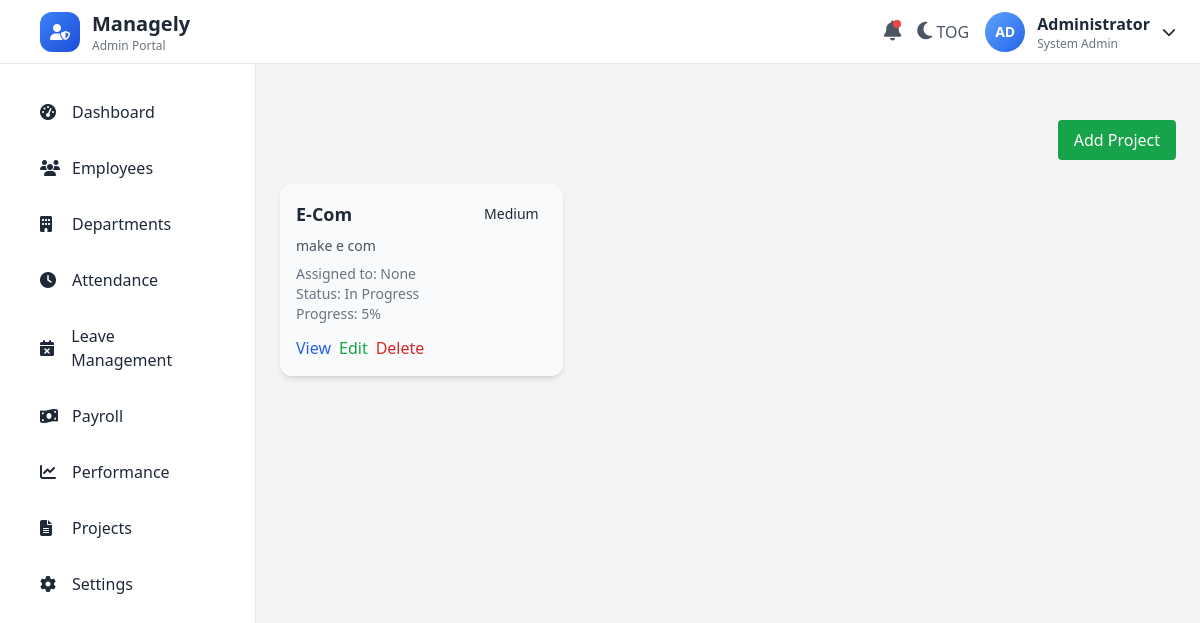
Before: /adminportal/projects/ (signed in) with the older database file.
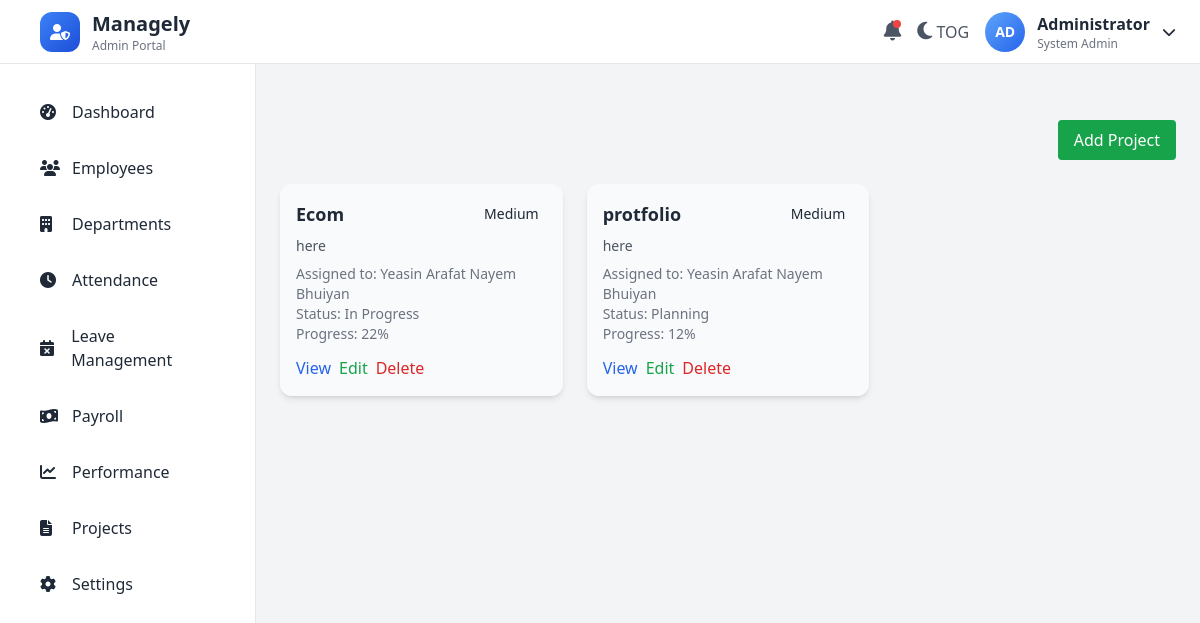
After: the same page with the newer database file.
### employees/models.py (models this page shows, shortened)
class Project(models.Model):
    title = models.CharField(max_length=100)
    description = models.TextField()
    assigned_to = models.ForeignKey(EmployeeProfile, on_delete=models.CASCADE)
    assigned_by = models.CharField(max_length=100)
    progress = models.PositiveIntegerField(default=0)
    due_date = models.DateField()
    priority = models.CharField(max_length=10, choices=PRIORITY_CHOICES, default="Medium")
    status = models.CharField(max_length=20, choices=STATUS_CHOICES, default="Planning")

### accounts/models.py (models this page shows, shortened)
class EmployeeProfile(models.Model):
    employee_id = models.CharField(max_length=20, unique=True, blank=True)
    full_name = models.CharField(max_length=100, blank=True, null=True)
    phone = models.CharField(max_length=15)
    department = models.CharField(max_length=50, blank=True, null=True)
    avatar = models.ImageField(upload_to='avatars/', blank=True, null=True)
    password = models.CharField(max_length=128)  # store raw for now
    first_login = models.BooleanField(default=True)
    temp_password = models.CharField(max_length=20, blank=True)  # one-time password
    email = models.EmailField(blank=True, null=True)
    is_active = models.BooleanField(default=True)

### adminpanel/views.py (the view)
# urls.py: path("projects/", views.admin_project_list, name="admin_project_list"),
@login_required
def admin_project_list(request):
    if not request.user.is_staff:
        return redirect('dashboard')
    projects = Project.objects.select_related('assigned_to').all()
    context = {
        "projects": projects,
    }
    return render(request, "admin_project_list.html", context)

### adminpanel/templates/admin_project_list.html (shortened to what this page needs)
{% load static %}
<!DOCTYPE html>
<html lang="en" class="light">
<head>
    <script src="https://cdn.tailwindcss.com"></script>
    <link rel="stylesheet" href="{% static 'css/theme.css' %}">
</head>
<body class="bg-gray-100 dark:bg-gray-900 text-gray-800 dark:text-gray-100 font-sans transition-colors duration-300">
{% include 'adminsidetopbar.html' %}
<div class="ml-64 mt-16 p-6">
    <div class="mb-6 flex justify-end">
        <a href="{% url 'admin_project_add' %}" class="bg-green-600 hover:bg-green-700 text-white px-4 py-2 rounded transition">Add Project</a>
    </div>
    <div class="grid grid-cols-1 md:grid-cols-2 lg:grid-cols-3 gap-6">
        {% for project in projects %}
        <div class="bg-white/50 dark:bg-gray-800/50 p-4 rounded-xl shadow-md hover:shadow-lg transition backdrop-blur-sm">
            <div class="flex justify-between items-center mb-2">
                <h3 class="font-bold text-lg text-gray-800 dark:text-gray-100">{{ project.title }}</h3>
                <span class="px-2 py-1 rounded text-sm {{ project.priority|lower|yesno:'bg-red-100 bg-yellow-100 bg-green-100' }} dark:bg-gray-700">{{ project.priority }}</span>
            </div>
            <p class="text-gray-600 dark:text-gray-300 text-sm mb-2">{{ project.description|truncatechars:80 }}</p>
            <p class="text-sm text-gray-500 dark:text-gray-400">Assigned to: {{ project.assigned_to.full_name }}</p>
            <p class="text-sm text-gray-500 dark:text-gray-400">Status: {{ project.status }}</p>
            <p class="text-sm text-gray-500 dark:text-gray-400">Progress: {{ project.progress }}%</p>
            <div class="mt-3 flex space-x-2">
                <a href="{% url 'admin_project_detail' project.id %}" class="text-blue-600 hover:underline">View</a>
                <a href="{% url 'admin_project_edit' project.id %}" class="text-green-600 hover:underline">Edit</a>
                <a href="{% url 'admin_project_delete' project.id %}" class="text-red-600 hover:underline">Delete</a>
            </div>
        </div>
        {% empty %}
        <p class="text-gray-500 dark:text-gray-300">No projects found.</p>
        {% endfor %}
    </div>
  </div>
</body>
</html>

Changed rows visible on the page:
removed Project: title "E-Com", priority "Medium", description "make e com", assigned_to.full_name "None", status "In Progress", progress "5"
added Project: title "Ecom", priority "Medium", description "here", assigned_to.full_name "Yeasin Arafat Nayem Bhuiyan", status "In Progress", progress "22"
added Project: title "protfolio", priority "Medium", description "here", assigned_to.full_name "Yeasin Arafat Nayem Bhuiyan", status "Planning", progress "12"
